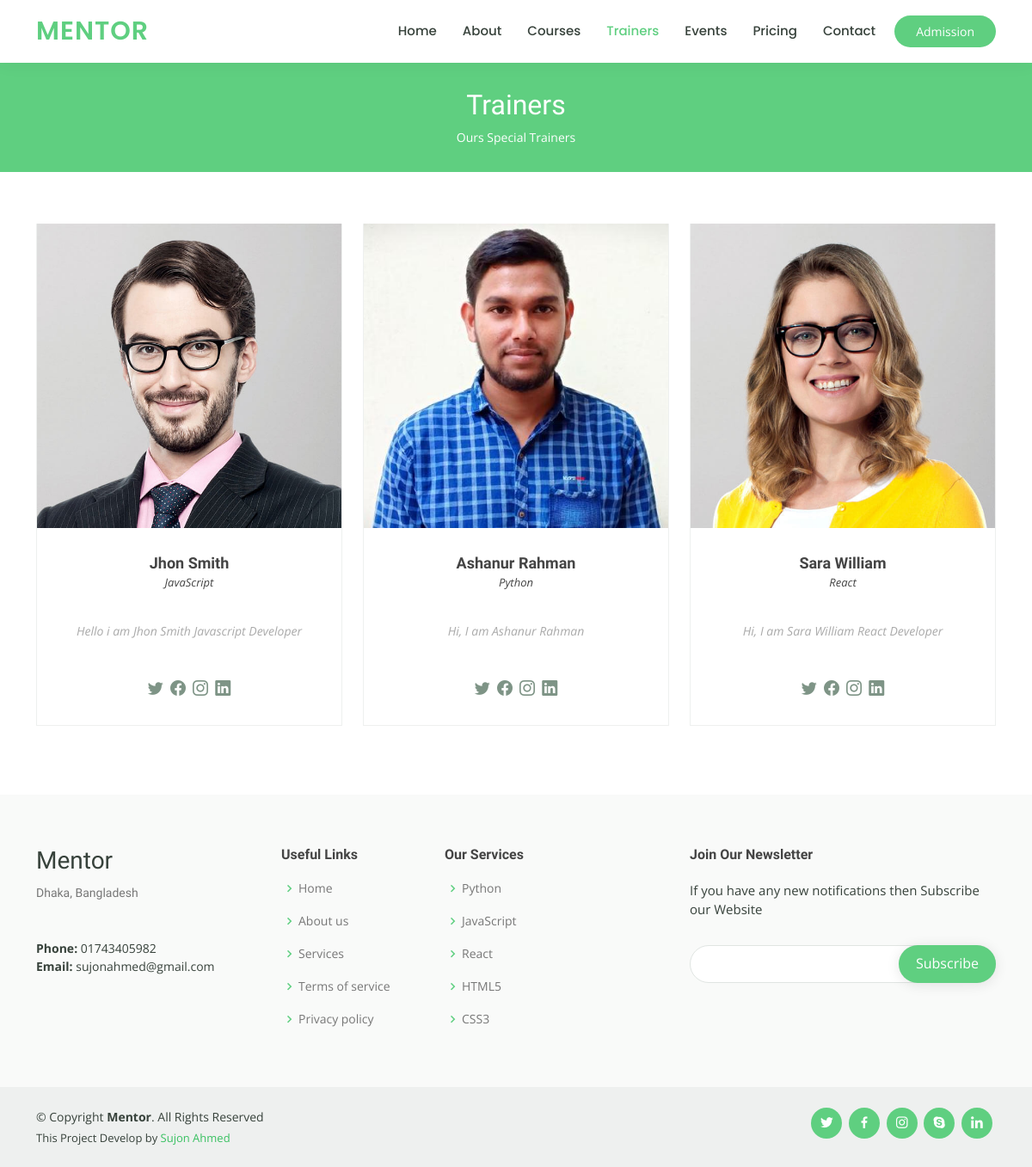
Screenshot of /trainers.php with the database file from the repository.
### tables this page shows
CREATE TABLE `trainers` (
  `trainer_id` int(11) NOT NULL,
  `trainer_name` varchar(80) NOT NULL,
  `trainer_designation` varchar(100) NOT NULL,
  `trainer_about` varchar(255) NOT NULL,
  `trainer_image` varchar(80) NOT NULL,
  `employed_time` datetime NOT NULL DEFAULT current_timestamp()
);

CREATE TABLE `course_category` (
  `course_category_id` int(11) NOT NULL,
  `course_category_icon` varchar(50) NOT NULL,
  `course_category_name` varchar(50) NOT NULL,
  `slag` varchar(50) NOT NULL,
  `course_category_created` datetime NOT NULL DEFAULT current_timestamp()
);

CREATE TABLE `location` (
  `location_id` int(11) NOT NULL,
  `location_title` varchar(255) NOT NULL,
  `location_link` varchar(255) NOT NULL
);

### admin/database.php (called while the page is built, shortened)
<?php
class Database{
    private $db_host = "localhost";
    private $db_user = "root";
    private $db_pass = "";
    private $db_name = "mentor";
    private $conn;
    public function __construct()
    {
        $this->conn = new mysqli($this->db_host, $this->db_user, $this->db_pass, $this->db_name);
    }
    public function profile_retrive_photo(){
        $this->sql = "SELECT * FROM `admin`";
        $this->result = $this->conn->query($this->sql);
        if($this->result == true){
            return $this->result;
        }else{
            return false;
        }
    }
    public function get_course_category()
    {
        $this->sql = "SELECT * FROM `course_category`";
        $this->result = $this->conn->query($this->sql);
        if($this->result == true){
            return $this->result;
        }else{
            return false;
        }
    }
    public function get_all_trainers()
    {
        $this->sql = "SELECT * FROM trainers INNER JOIN course_category ON trainers.trainer_designation = course_category.course_category_id";
        $this->result = $this->conn->query($this->sql);
        if($this->result == true){
            return $this->result;
        }else{
            return false;
        }
    }
    public function get_location() {
        $this->sql = "SELECT * FROM `location` LIMIT 1";
        $this->result = $this->conn->query($this->sql);
        if ($this->result == true) {
            return $this->result;
        } else {
            return false;
        }
    }
}
?>

### trainers.php (the view)
<?php include 'font-header.php'; ?>
  <main id="main" data-aos="fade-in">
    <div class="breadcrumbs">
      <div class="container">
        <h2>Trainers</h2>
        <p>Ours Special Trainers</p>
      </div>
    </div>
    <section id="trainers" class="trainers">
      <div class="container" data-aos="fade-up">
        <div class="row" data-aos="zoom-in" data-aos-delay="100">
          <?php
            if($get_all_trainers->num_rows > 0){
              while($row = $get_all_trainers->fetch_object()){
                ?>
                  <div class="col-lg-4 col-md-6 d-flex align-items-stretch">
                    <div class="member">
                      <img src="<?php echo "admin/uploads/trainers/".$row->trainer_image; ?>" class="img-fluid" alt="">
                      <div class="member-content">
                        <h4><?php echo $row->trainer_name; ?></h4>
                        <span><?php echo $row->course_category_name; ?></span>
                        <p>
                          <?php echo $row->trainer_about; ?>
                        </p>
                        <div class="social">
                          <a href=""><i class="bi bi-twitter"></i></a>
                          <a href=""><i class="bi bi-facebook"></i></a>
                          <a href=""><i class="bi bi-instagram"></i></a>
                          <a href=""><i class="bi bi-linkedin"></i></a>
                        </div>
                      </div>
                    </div>
                  </div>
                <?php
              }
            }
          ?>
        </div>
      </div>
    </section>
  </main>
<?php include 'font-footer.php'; ?>

### font-footer.php (shortened to what this page needs)
<?php
$course_category = $obj->get_course_category();
$get_location = $obj->get_location();
?>
<footer id="footer">
    <div class="footer-top">
      <div class="container">
        <div class="row">
          <div class="col-lg-3 col-md-6 footer-contact">
            <h3>Mentor</h3>
            <p>
              <?php
               if ($get_location->num_rows > 0) {
                 while($row = $get_location->fetch_object()) {
                   ?>
                    <p><?php echo $row->location_title; ?></p>
                   <?php
                 }
               }
              ?>
              <br><br>
              <strong>Phone:</strong> <?php echo $phone; ?><br>
              <strong>Email:</strong> <?php echo $email; ?><br>
            </p>
          </div>
          <div class="col-lg-2 col-md-6 footer-links">
            <h4>Useful Links</h4>
            <ul>
              <li><i class="bx bx-chevron-right"></i> <a href="#">Home</a></li>
              <li><i class="bx bx-chevron-right"></i> <a href="#">About us</a></li>
              <li><i class="bx bx-chevron-right"></i> <a href="#">Services</a></li>
              <li><i class="bx bx-chevron-right"></i> <a href="#">Terms of service</a></li>
              <li><i class="bx bx-chevron-right"></i> <a href="#">Privacy policy</a></li>
            </ul>
          </div>
          <div class="col-lg-3 col-md-6 footer-links">
            <h4>Our Services</h4>
            <ul>
                <?php
                    if($course_category->num_rows > 0){
                        while($row = $course_category->fetch_object()){
                            ?>
                                <li><i class="bx bx-chevron-right"></i> <a href="#"><?php echo $row->course_category_name; ?></a></li>
                            <?php
                        }
                    }
                ?>
            </ul>
          </div>
          <div class="col-lg-4 col-md-6 footer-newsletter">
            <h4>Join Our Newsletter</h4>
            <p>If you have any new notifications then Subscribe our Website</p>
            <form action="subscriber_action.php" method="POST">
              <input type="email" name="email"><input type="submit" name="submit" value="Subscribe">
            </form>
          </div>
        </div>
      </div>
    </div>
    <div class="container d-md-flex py-4">
      <div class="me-md-auto text-center text-md-start">
        <div class="copyright">
          &copy; Copyright <strong><span>Mentor</span></strong>. All Rights Reserved
        </div>
        <div class="credits">
          This Project Develop by <a target="_blank" href="https://github.com/Sujon-Ahmed">Sujon Ahmed</a>
        </div>
      </div>
      <div class="social-links text-center text-md-right pt-3 pt-md-0">
        <a href="#" class="twitter"><i class="bx bxl-twitter"></i></a>
        <a href="#" class="facebook"><i class="bx bxl-facebook"></i></a>
        <a href="#" class="instagram"><i class="bx bxl-instagram"></i></a>
        <a href="#" class="google-plus"><i class="bx bxl-skype"></i></a>
        <a href="#" class="linkedin"><i class="bx bxl-linkedin"></i></a>
      </div>
    </div>
  </footer>
</body>
</html>

### assets/css/style.css (style rules this page uses)
body { font-family: "Open Sans", sans-serif; color: #444444; }
a { color: #5fcf80; text-decoration: none; }
h1, h2, h3, h4, h5, h6 { font-family: "Raleway", sans-serif; }
section { padding: 60px 0; overflow: hidden; }
.breadcrumbs { margin-top: 73px; text-align: center; background: #5fcf80; padding: 30px 0; color: #fff; }
.breadcrumbs h2 { font-size: 32px; font-weight: 500; }
.breadcrumbs p { font-size: 14px; margin-bottom: 0; }
.trainers .member { text-align: center; margin-bottom: 20px; background: #fff; border: 1px solid #eef0ef; }
.trainers .member img { margin: -1px -1px 30px -1px; }
.trainers .member .member-content { padding: 0 20px 30px 20px; }
.trainers .member h4 { font-weight: 700; margin-bottom: 2px; font-size: 18px; }
.trainers .member span { font-style: italic; display: block; font-size: 13px; }
.trainers .member p { padding-top: 10px; font-size: 14px; font-style: italic; color: #aaaaaa; }
.trainers .member .social { margin-top: 15px; }
.trainers .member .social a { color: #7e9486; transition: 0.3s; }
.trainers .member .social i { font-size: 18px; margin: 0 2px; }
#footer { color: #37423b; font-size: 14px; background: #eef0ef; }
#footer .footer-top { padding: 60px 0 30px 0; background: #f9faf9; }
#footer .footer-top .footer-contact { margin-bottom: 30px; }
#footer .footer-top .footer-contact p { font-size: 14px; line-height: 24px; margin-bottom: 0; font-family: "Raleway", sans-serif; color: #777777; }
#footer .footer-top h4 { font-size: 16px; font-weight: bold; color: #444444; position: relative; padding-bottom: 12px; }
#footer .footer-top .footer-links { margin-bottom: 30px; }
#footer .footer-top .footer-links ul { list-style: none; padding: 0; margin: 0; }
#footer .footer-top .footer-links ul i { padding-right: 2px; color: #5fcf80; font-size: 18px; line-height: 1; }
#footer .footer-top .footer-links ul li { padding: 10px 0; display: flex; align-items: center; }
#footer .footer-top .footer-links ul li:first-child { padding-top: 0; }
#footer .footer-top .footer-links ul a { color: #777777; transition: 0.3s; display: inline-block; line-height: 1; }
#footer .footer-newsletter { font-size: 15px; }
#footer .footer-newsletter h4 { font-size: 16px; font-weight: bold; color: #444444; position: relative; padding-bottom: 12px; }
#footer .footer-newsletter form { margin-top: 30px; background: #fff; padding: 6px 10px; position: relative; border-radius: 50px; text-align: left; border: 1px solid #e0e5e2; }
#footer .footer-newsletter form input[type="email"] { border: 0; padding: 4px 8px; width: calc(100% - 100px); }
#footer .footer-newsletter form input[type="submit"] { position: absolute; top: -1px; right: -1px; bottom: -1px; border: 0; background: none; font-size: 16px; padding: 0 20px 2px 20px; background: #5fcf80; color: #fff; transition: 0.3s; border-radius: 50px; box-shadow: 0px 2px 15px rgba(0, 0, 0, 0.1); }
#footer .credits { padding-top: 5px; font-size: 13px; }
#footer .credits a { color: #3ac162; transition: 0.3s; }
#footer .social-links a { font-size: 18px; display: inline-block; background: #5fcf80; color: #fff; line-height: 1; padding: 8px 0; margin-right: 4px; border-radius: 50%; text-align: center; width: 36px; height: 36px; transition: 0.3s; }

### rows the page displays
trainers: trainer_image (picture), trainer_name "Jhon Smith", course_category.course_category_name "JavaScript", trainer_about "Hello i am Jhon Smith Javascript Developer"
trainers: trainer_image (picture), trainer_name "Ashanur Rahman", course_category.course_category_name "Python", trainer_about "Hi, I am Ashanur Rahman"
trainers: trainer_image (picture), trainer_name "Sara William", course_category.course_category_name "React", trainer_about "Hi, I am Sara William React Developer"
location: location_title "Dhaka, Bangladesh"
course_category: course_category_name "Python"
course_category: course_category_name "JavaScript"
course_category: course_category_name "React"
course_category: course_category_name "HTML5"
course_category: course_category_name "CSS3"

### other values shown
$phone "01743405982"
$email "sujonahmed@gmail.com"
